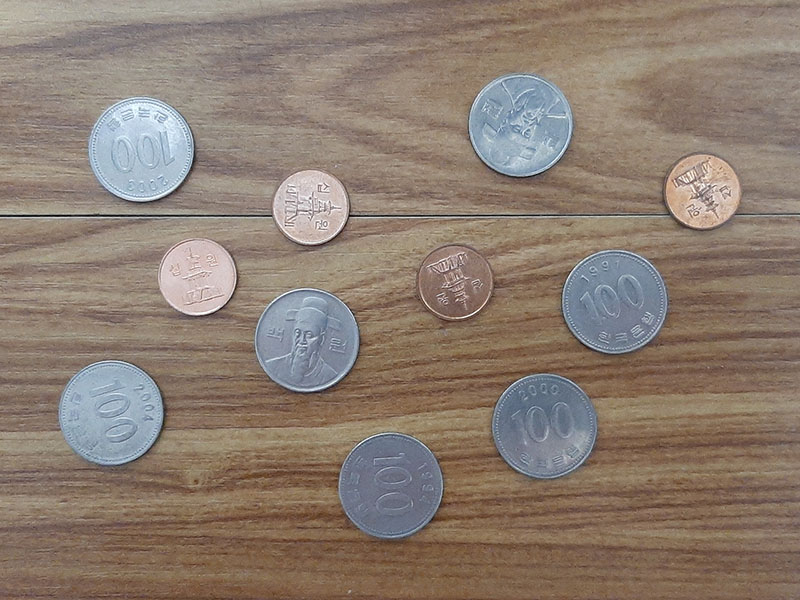
#> input picture data2/coins1.jpg, 800 x 600 px, found by its file name
$ python image_blend.py
#> lines starting #> are read from the running program, lines starting #| are printed output that depends on the picture
from PIL import Image
 # Take two images for blending them together
image1 = Image.open("data2/coins1.jpg")
#> image1 is the input picture: PIL image 800x600 RGB; mean R, G, B 139.8, 124.6, 112.7
image2 = Image.open("data2/coins2.jpg")
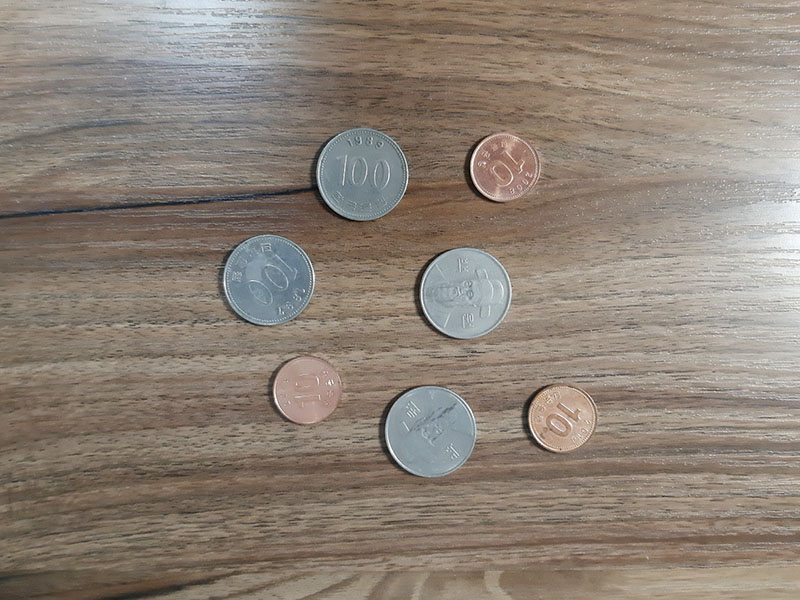
#> input picture data2/coins2.jpg, 800 x 600 px, found by its file name
#> image2 is the input picture: PIL image 800x600 RGB; mean R, G, B 141.1, 129.9, 118.9
 # Make sure images got an alpha channel
image5 = image1.convert("RGBA")
image6 = image2.convert("RGBA")
 # alpha-blend the images with varying values of alpha
alphaBlended1 = Image.blend(image5, image6, alpha=.2)
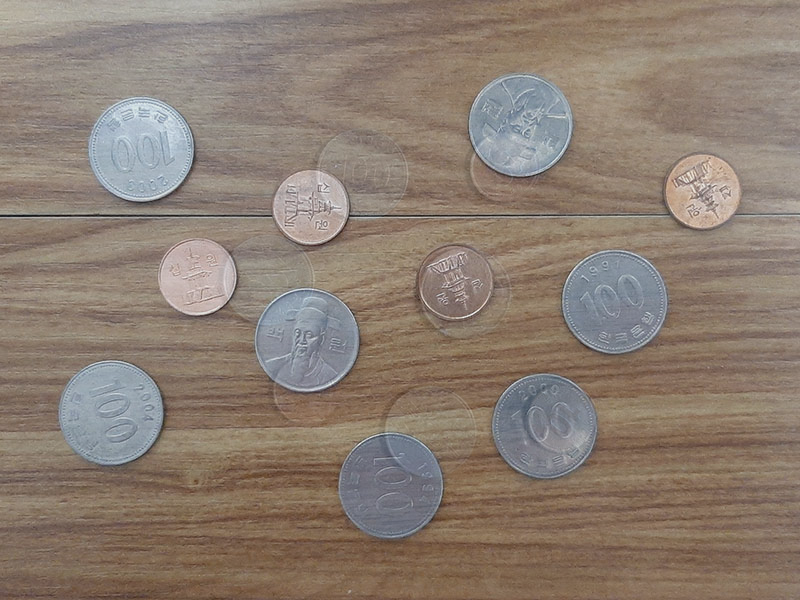
#> alphaBlended1: PIL image 800x600 RGBA; mean R, G, B, A 139.7, 125.2, 113.5, 255
alphaBlended2 = Image.blend(image5, image6, alpha=.8)
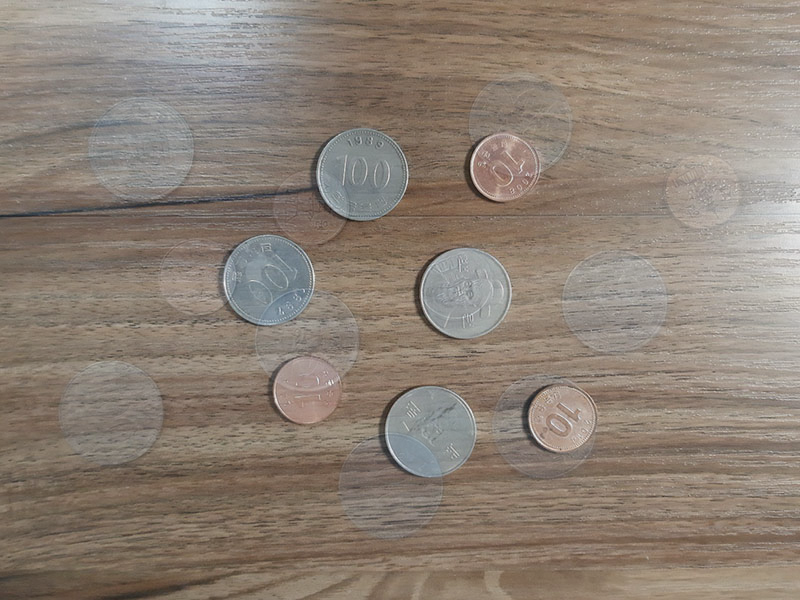
#> alphaBlended2: PIL image 800x600 RGBA; mean R, G, B, A 140.5, 128.4, 117.2, 255
 # Display the alpha-blended images
alphaBlended1.show()
alphaBlended2.show()
